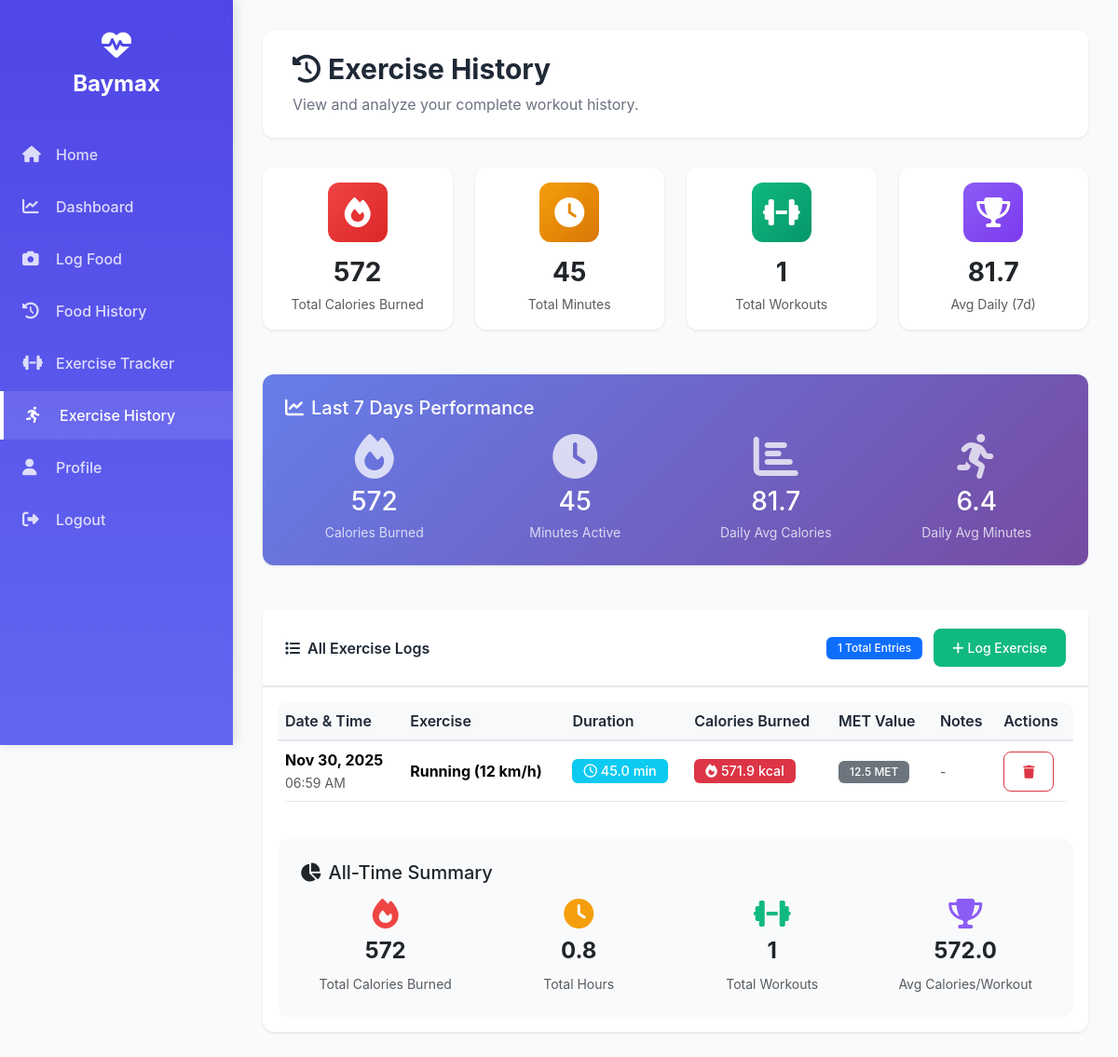
/exercise_history (signed in), run on the app's committed database.
### app.py (models this page shows)
class ExerciseLog(db.Model):
    id = db.Column(db.Integer, primary_key=True)
    user_id = db.Column(db.Integer, db.ForeignKey('user.id'))
    exercise_name = db.Column(db.String(200))
    duration_minutes = db.Column(db.Float)  # Duration in minutes
    calories_burned = db.Column(db.Float)
    met_value = db.Column(db.Float)  # Metabolic Equivalent of Task
    date = db.Column(db.DateTime, default=datetime.utcnow)
    notes = db.Column(db.String(500), nullable=True)

### app.py (the view)
@app.route('/exercise_history')
@login_required
def exercise_history():
    logs = ExerciseLog.query.filter_by(user_id=current_user.id).order_by(ExerciseLog.date.desc()).all()
    total_calories = sum(log.calories_burned for log in logs)
    total_duration = sum(log.duration_minutes for log in logs)
    total_workouts = len(logs)
    week_ago = datetime.utcnow() - timedelta(days=7)
    week_logs = [log for log in logs if log.date >= week_ago]
    week_calories = sum(log.calories_burned for log in week_logs)
    week_duration = sum(log.duration_minutes for log in week_logs)
    avg_daily_calories = round(week_calories / 7, 1) if week_logs else 0
    avg_daily_duration = round(week_duration / 7, 1) if week_logs else 0
    return render_template('exercise_history.html',
                         logs=logs,
                         total_calories=round(total_calories),
                         total_duration=round(total_duration),
                         total_workouts=total_workouts,
                         week_calories=round(week_calories),
                         week_duration=round(week_duration),
                         avg_daily_calories=avg_daily_calories,
                         avg_daily_duration=avg_daily_duration)

### app.py (called while the page is built)
@login_manager.user_loader
def load_user(user_id):
    return User.query.get(int(user_id))

### templates/exercise_history.html (shortened to what this page needs)
{% extends "base.html" %}
{% block content %}
<div class="content-header">
    <h1><i class="fas fa-history me-2"></i>Exercise History</h1>
    <p>View and analyze your complete workout history.</p>
</div>
<div class="row g-4 mb-4">
    <div class="col-md-3">
        <div class="card">
            <div class="card-body text-center">
                <div style="width: 64px; height: 64px; background: linear-gradient(135deg, #EF4444, #DC2626); border-radius: 12px; display: flex; align-items: center; justify-content: center; margin: 0 auto 1rem;">
                    <i class="fas fa-fire text-white fa-2x"></i>
                </div>
                <h3 class="mb-1 fw-bold">{{ total_calories }}</h3>
                <small class="text-muted">Total Calories Burned</small>
            </div>
        </div>
    </div>
    <div class="col-md-3">
        <div class="card">
            <div class="card-body text-center">
                <div style="width: 64px; height: 64px; background: linear-gradient(135deg, #F59E0B, #D97706); border-radius: 12px; display: flex; align-items: center; justify-content: center; margin: 0 auto 1rem;">
                    <i class="fas fa-clock text-white fa-2x"></i>
                </div>
                <h3 class="mb-1 fw-bold">{{ total_duration }}</h3>
                <small class="text-muted">Total Minutes</small>
            </div>
        </div>
    </div>
    <div class="col-md-3">
        <div class="card">
            <div class="card-body text-center">
                <div style="width: 64px; height: 64px; background: linear-gradient(135deg, #10B981, #059669); border-radius: 12px; display: flex; align-items: center; justify-content: center; margin: 0 auto 1rem;">
                    <i class="fas fa-dumbbell text-white fa-2x"></i>
                </div>
                <h3 class="mb-1 fw-bold">{{ total_workouts }}</h3>
                <small class="text-muted">Total Workouts</small>
            </div>
        </div>
    </div>
    <div class="col-md-3">
        <div class="card">
            <div class="card-body text-center">
                <div style="width: 64px; height: 64px; background: linear-gradient(135deg, #8B5CF6, #7C3AED); border-radius: 12px; display: flex; align-items: center; justify-content: center; margin: 0 auto 1rem;">
                    <i class="fas fa-trophy text-white fa-2x"></i>
                </div>
                <h3 class="mb-1 fw-bold">{{ avg_daily_calories }}</h3>
                <small class="text-muted">Avg Daily (7d)</small>
            </div>
        </div>
    </div>
</div>
<div class="row mb-4">
    <div class="col-12">
        <div class="card" style="background: linear-gradient(135deg, #667eea 0%, #764ba2 100%); color: white; border: none;">
            <div class="card-body p-4">
                <h5 class="mb-3"><i class="fas fa-chart-line me-2"></i>Last 7 Days Performance</h5>
                <div class="row text-center">
                    <div class="col-md-3">
                        <div class="mb-2">
                            <i class="fas fa-fire fa-3x opacity-75"></i>
                        </div>
                        <h3 class="mb-1">{{ week_calories }}</h3>
                        <small class="opacity-75">Calories Burned</small>
                    </div>
                    <div class="col-md-3">
                        <div class="mb-2">
                            <i class="fas fa-clock fa-3x opacity-75"></i>
                        </div>
                        <h3 class="mb-1">{{ week_duration }}</h3>
                        <small class="opacity-75">Minutes Active</small>
                    </div>
                    <div class="col-md-3">
                        <div class="mb-2">
                            <i class="fas fa-chart-bar fa-3x opacity-75"></i>
                        </div>
                        <h3 class="mb-1">{{ avg_daily_calories }}</h3>
                        <small class="opacity-75">Daily Avg Calories</small>
                    </div>
                    <div class="col-md-3">
                        <div class="mb-2">
                            <i class="fas fa-running fa-3x opacity-75"></i>
                        </div>
                        <h3 class="mb-1">{{ avg_daily_duration }}</h3>
                        <small class="opacity-75">Daily Avg Minutes</small>
                    </div>
                </div>
            </div>
        </div>
    </div>
</div>
<div class="row">
    <div class="col-12">
        <div class="card">
            <div class="card-header d-flex justify-content-between align-items-center">
                <span><i class="fas fa-list me-2"></i>All Exercise Logs</span>
                <div>
                    <span class="badge bg-primary">{{ logs|length }} Total Entries</span>
                    <a href="{{ url_for('exercise') }}" class="btn btn-sm btn-success ms-2">
                        <i class="fas fa-plus me-1"></i>Log Exercise
                    </a>
                </div>
            </div>
            <div class="card-body">
                {% if logs %}
                <div class="table-responsive">
                    <table class="table table-hover align-middle">
                        <thead class="table-light">
                            <tr>
                                <th>Date & Time</th>
                                <th>Exercise</th>
                                <th>Duration</th>
                                <th>Calories Burned</th>
                                <th>MET Value</th>
                                <th>Notes</th>
                                <th>Actions</th>
                            </tr>
                        </thead>
                        <tbody>
                            {% for log in logs %}
                            <tr>
                                <td>
                                    <div>
                                        <strong>{{ log.date.strftime('%b %d, %Y') }}</strong>
                                        <br>
                                        <small class="text-muted">{{ log.date.strftime('%I:%M %p') }}</small>
                                    </div>
                                </td>
                                <td>
                                    <strong>{{ log.exercise_name }}</strong>
                                </td>
                                <td>
                                    <span class="badge bg-info" style="font-size: 0.9rem;">
                                        <i class="far fa-clock me-1"></i>{{ log.duration_minutes }} min
                                    </span>
                                </td>
                                <td>
                                    <span class="badge bg-danger" style="font-size: 0.9rem;">
                                        <i class="fas fa-fire me-1"></i>{{ log.calories_burned }} kcal
                                    </span>
                                </td>
                                <td>
                                    <span class="badge bg-secondary">{{ log.met_value }} MET</span>
                                </td>
                                <td>
                                    {% if log.notes %}
                                        <small class="text-muted">{{ log.notes[:50] }}{% if log.notes|length > 50 %}...{% endif %}</small>
                                    {% else %}
                                        <small class="text-muted">-</small>
                                    {% endif %}
                                </td>
                                <td>
                                    <form method="post" action="{{ url_for('delete_exercise', log_id=log.id) }}"
                                          style="display: inline;"
                                          onsubmit="return confirm('Are you sure you want to delete this exercise log?');">
                                        <button type="submit" class="btn btn-sm btn-outline-danger" title="Delete">
                                            <i class="fas fa-trash"></i>
                                        </button>
                                    </form>
                                </td>
                            </tr>
                            {% endfor %}
                        </tbody>
                    </table>
                </div>
                <div class="mt-4 p-4" style="background: #F9FAFB; border-radius: 12px;">
                    <h5 class="mb-3"><i class="fas fa-chart-pie me-2"></i>All-Time Summary</h5>
                    <div class="row text-center">
                        <div class="col-md-3">
                            <div class="mb-2">
                                <i class="fas fa-fire fa-2x" style="color: #EF4444;"></i>
                            </div>
                            <h4 class="fw-bold">{{ total_calories }}</h4>
                            <small class="text-muted">Total Calories Burned</small>
                        </div>
                        <div class="col-md-3">
                            <div class="mb-2">
                                <i class="fas fa-clock fa-2x" style="color: #F59E0B;"></i>
                            </div>
                            <h4 class="fw-bold">{{ (total_duration / 60)|round(1) }}</h4>
                            <small class="text-muted">Total Hours</small>
                        </div>
                        <div class="col-md-3">
                            <div class="mb-2">
                                <i class="fas fa-dumbbell fa-2x" style="color: #10B981;"></i>
                            </div>
                            <h4 class="fw-bold">{{ total_workouts }}</h4>
                            <small class="text-muted">Total Workouts</small>
                        </div>
                        <div class="col-md-3">
                            <div class="mb-2">
                                <i class="fas fa-trophy fa-2x" style="color: #8B5CF6;"></i>
                            </div>
                            <h4 class="fw-bold">{{ (total_calories / total_workouts)|round if total_workouts > 0 else 0 }}</h4>
                            <small class="text-muted">Avg Calories/Workout</small>
                        </div>
                    </div>
                </div>
                {% endif %}
            </div>
        </div>
    </div>
</div>
{% endblock %}

### templates/base.html (style rules this page uses)
:root { --sidebar-width: 250px; --primary-color: #4F46E5; --secondary-color: #10B981; --danger-color: #EF4444; --bg-light: #F9FAFB; --text-dark: #1F2937; --border-color: #E5E7EB; }
body { font-family: 'Inter', -apple-system, BlinkMacSystemFont, sans-serif; background-color: var(--bg-light); min-height: 100vh; margin: 0; padding: 0; }
.content-header { background: white; padding: 1.5rem 2rem; border-radius: 12px; margin-bottom: 2rem; box-shadow: 0 1px 3px rgba(0,0,0,0.1); }
.content-header h1 { margin: 0; color: var(--text-dark); font-size: 1.875rem; font-weight: 700; }
.content-header p { margin: 0.5rem 0 0 0; color: #6B7280; }
.card { border: none; border-radius: 12px; box-shadow: 0 1px 3px rgba(0,0,0,0.1); margin-bottom: 1.5rem; transition: transform 0.2s, box-shadow 0.2s; }
.card-header { background: white; border-bottom: 2px solid var(--border-color); padding: 1.25rem 1.5rem; font-weight: 600; color: var(--text-dark); }
.btn { border-radius: 8px; padding: 0.625rem 1.25rem; font-weight: 500; transition: all 0.2s; }
.btn-success { background: var(--secondary-color); border: none; }
.table { background: white; border-radius: 12px; overflow: hidden; }
.table thead { background: var(--bg-light); }
.table th { font-weight: 600; color: var(--text-dark); border-bottom: 2px solid var(--border-color); }
.badge { padding: 0.375rem 0.75rem; border-radius: 6px; font-weight: 500; }

### data on the page
ExerciseLog: date "Nov 30, 2025", date "06:59 AM", exercise_name "Running (12 km/h)", duration_minutes "45.0", calories_burned "571.9", met_value "12.5"

### other printed values
{{ total_calories }} "572"
{{ total_duration }} "45"
{{ total_workouts }} "1"
{{ avg_daily_calories }} "81.7"
{{ week_calories }} "572"
{{ week_duration }} "45"
{{ avg_daily_duration }} "6.4"
{{ logs|length }} "1"
{{ (total_duration / 60)|round(1) }} "0.8"
{{ (total_calories / total_workouts)|round if total_workouts > 0 else 0 }} "572.0"
